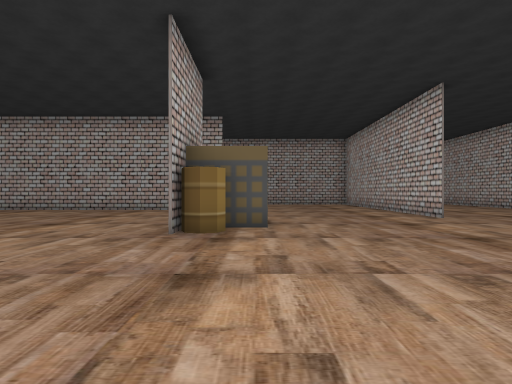
view 1 (above)

20 first-person views from a walk through a scene from a Unity 3-D project. The camera is 1.5 m above the floor, looks level and sees 75° across. The floor is counted in squares, 1.92 m on a side. Each view is taken from the middle of a square. On the plan, view 1 faces up. The plan holds only what a view shows up to about 11 squares ahead; the rest is blank. The place goes on beyond the plan. The player character is not drawn.

view 2
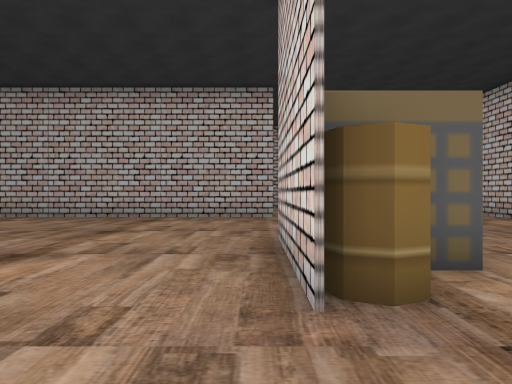

view 3
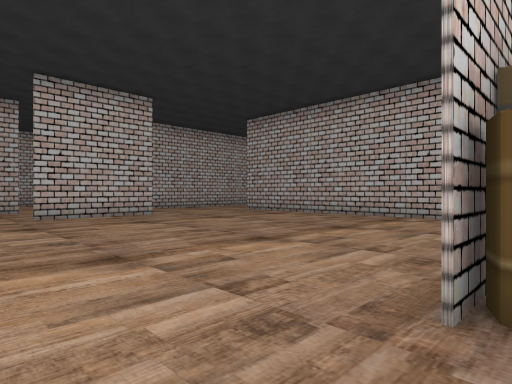

view 4
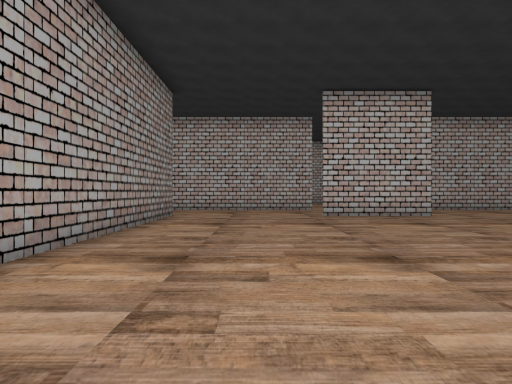

view 5
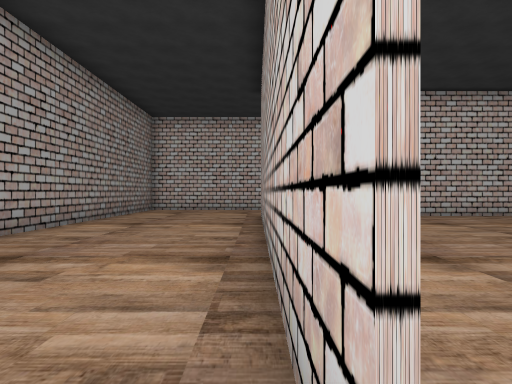

view 6
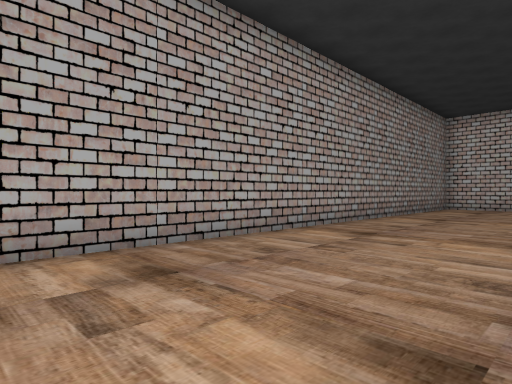

view 7
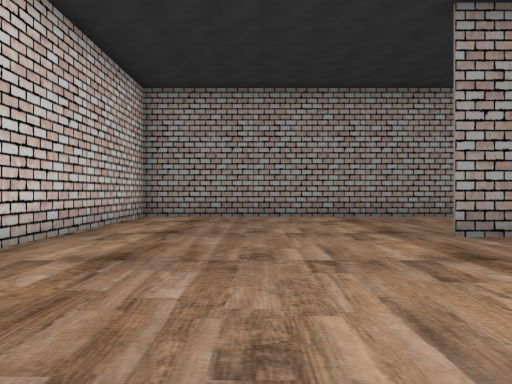

view 8
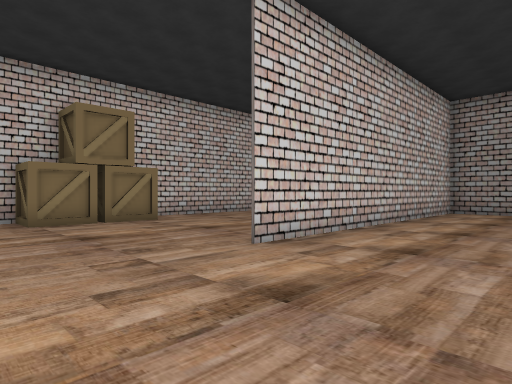

view 9
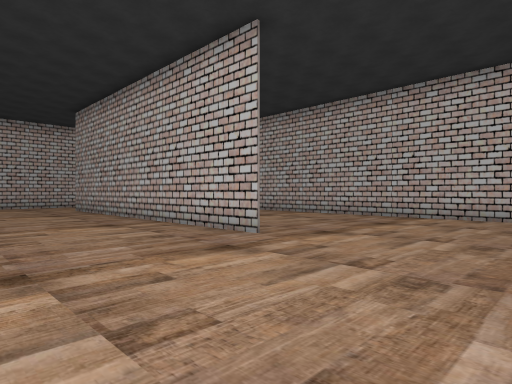

view 10
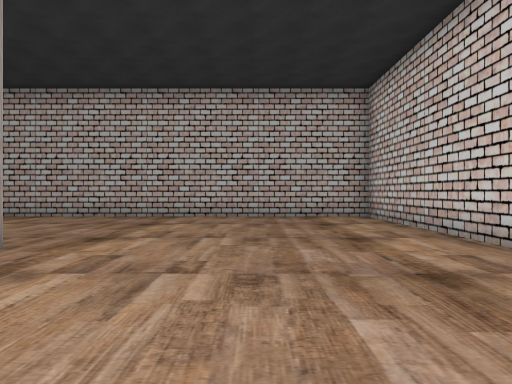

view 11
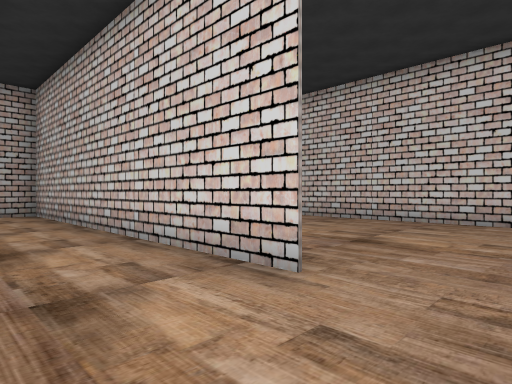

view 12
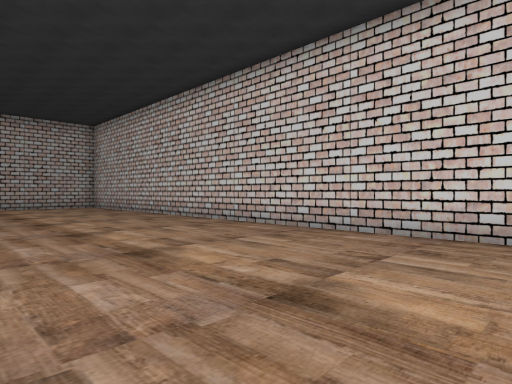

view 13
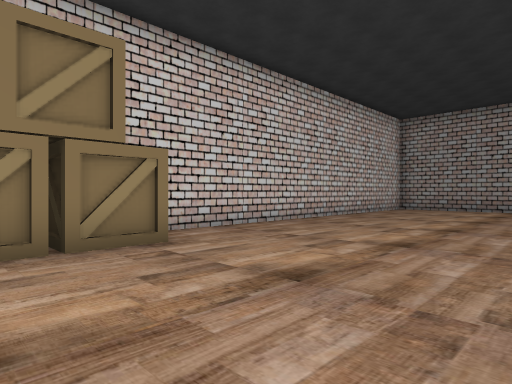

view 14
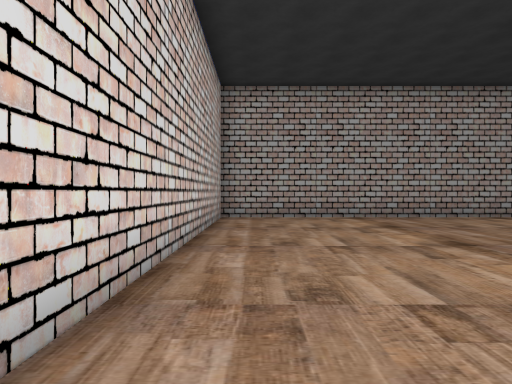

view 15
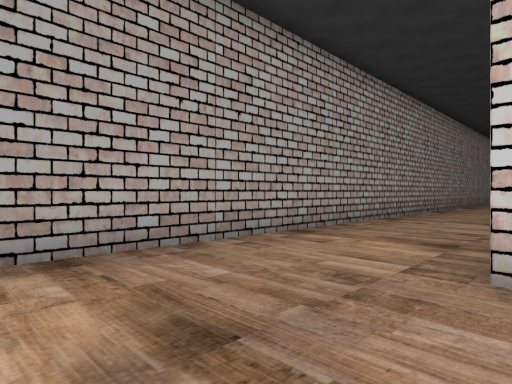

view 16
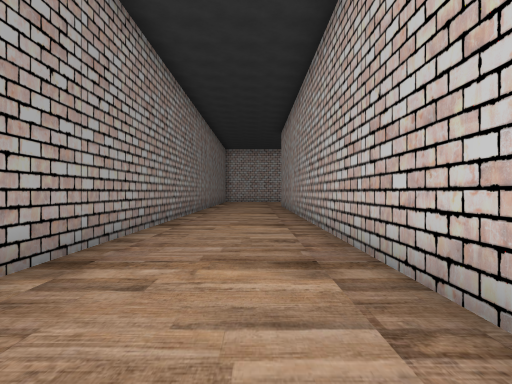

view 17
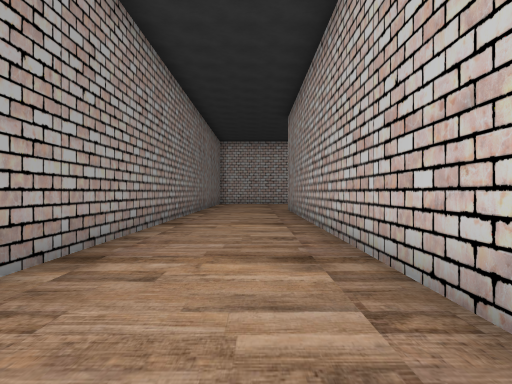

view 18
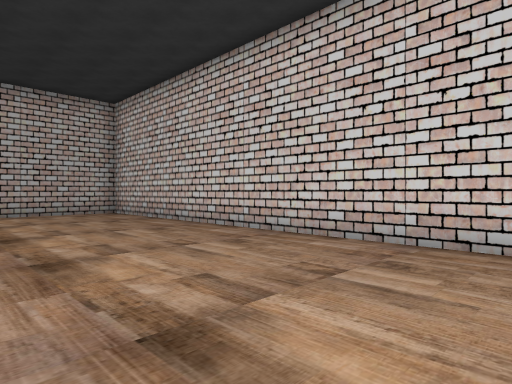

view 19
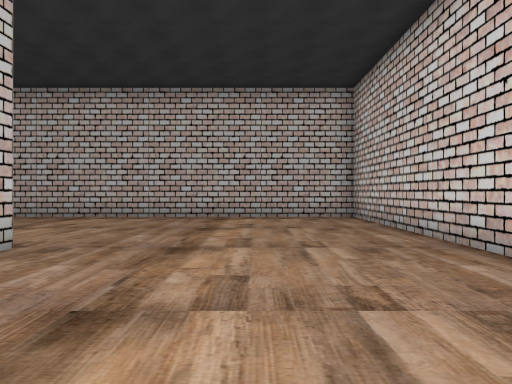

view 20
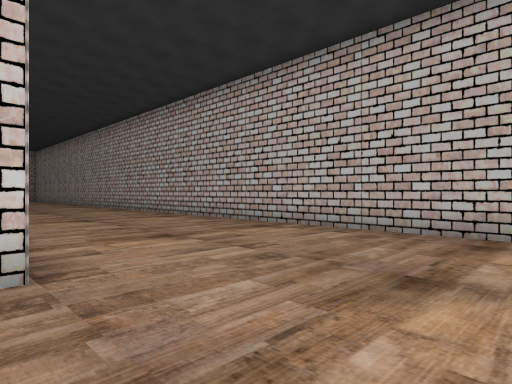

### Floor plan
Points are (right, up) in squares from view 1. A wall is a line through its corners. A room is listed if a view was taken in it or the views show most of it. See-through windows are left out.
Room 1 (views 1, 2, 3, 4, 5, 6, 7, 8, 9, 10, 11, 12, 13, 14, 15, 16, 17, 18, 19, 20)
walls: (-1.4, 14.5) (-10.1, 14.5); (5.6, 9.9) (5.6, 20.6) (-6.1, 20.6); (-2.5, 1.2) (-1.4, 1.2) (-9.9, 1.2); (-11.8, 9.8) (-11.8, 6.1); (12.1, 8.2) (12.1, 26.5) (-0.1, 26.5); (1.2, -3.6) (-11.9, -3.6); (-12, 1.2) (-4.5, 1.2); (-12, -3.5) (5.6, -3.5) (5.6, 6.5); (-12, -7.3) (12.1, -7.3) (12.1, 4.5)
objects: barrel (-1, 7); other object (-1, 8) to (0, 9); crate (11, 7); crate (11, 8)

Where each view was taken, in squares from view 1:
view 1: 0 up, 0 right, facing up
view 2: 4 up, 2 left, facing up
view 3: 4 up, 1 left, facing up-left
view 4: 4 up, 1 left, facing left
view 5: 1 up, 1 left, facing left
view 6: 1 up, 1 right, facing down-left
view 7: 7 up, 2 right, facing down
view 8: 10 up, 2 right, facing down-right
view 9: 10 up, 3 right, facing up-left
view 10: 10 up, 2 right, facing up
view 11: 8 up, 3 right, facing up-right
view 12: 9 up, 6 right, facing up-right
view 13: 8 up, 6 right, facing down-right
view 14: 3 up, 11 right, facing down
view 15: 3 down, 9 right, facing down-left
view 16: 5 down, 3 right, facing left
view 17: 5 down, 1 left, facing left
view 18: 14 up, 7 right, facing up-right
view 19: 16 up, 9 right, facing up
view 20: 20 up, 9 right, facing up-left
